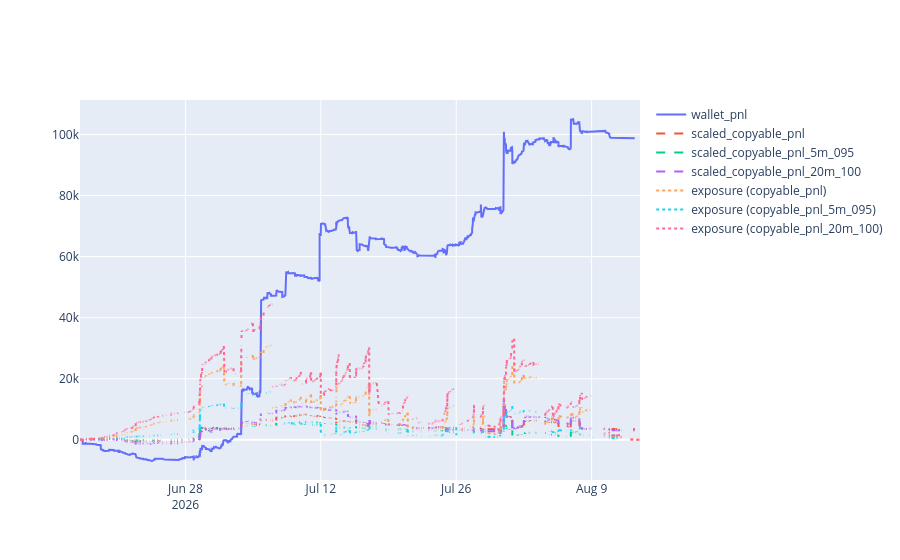

The notebook cell this image was saved under:
### Code cell
# ── exposure + PnL over time, per copyable variant ────────────────────────────
agg_dict = {"wallet_pnl": ("trade_pnl", "sum")}
agg_dict.update({f"scaled_{c}": (f"scaled_{c}", "sum") for c in COPYABLE_PNL_COLS})
agg_dict.update({f"scaled_{c}_exposure": (f"scaled_{c}_exposure", "sum") for c in COPYABLE_PNL_COLS})
df_plot = df.groupby("end_date_iso").agg(**agg_dict).reset_index()

df.sort_values("bucket", inplace=True)
df["wallet_pnl_cumsum"] = df["trade_pnl"].cumsum()
for c in COPYABLE_PNL_COLS:
    df[f"scaled_{c}_cumsum"] = df[f"scaled_{c}"].cumsum()

# exposure per variant: fills add exposure at buy time; positions resolve at
# EOD of end_date_iso (+1 day), releasing the exposure (negative delta).
variant_exposure = []
for c in COPYABLE_PNL_COLS:
    exp_col = f"scaled_{c}_exposure"

    resolution = df_plot[["end_date_iso", exp_col]].rename(columns={exp_col: "exposure_delta"})
    resolution["dt"] = pd.to_datetime(resolution["end_date_iso"]) + pd.Timedelta(days=1)
    resolution["exposure_delta"] = -resolution["exposure_delta"]
    resolution["variant"] = c

    buy = df[["bucket", exp_col]].rename(columns={"bucket": "dt", exp_col: "exposure_delta"})
    buy["variant"] = c

    variant_exposure.append(
        pd.concat(
            [resolution[["dt", "variant", "exposure_delta"]], buy[["dt", "variant", "exposure_delta"]]],
            ignore_index=True,
        )
    )

df_exposure = pd.concat(variant_exposure, ignore_index=True)
df_exposure.sort_values("dt", inplace=True)
df_exposure["exposure"] = df_exposure.groupby("variant")["exposure_delta"].cumsum()

import plotly.graph_objects as go

fig = go.Figure()

fig.add_trace(go.Scatter(
    x=df["bucket"],
    y=df["wallet_pnl_cumsum"],
    mode="lines",
    name="wallet_pnl",
))

for c in COPYABLE_PNL_COLS:
    fig.add_trace(go.Scatter(
        x=df["bucket"],
        y=df[f"scaled_{c}_cumsum"],
        mode="lines",
        name=f"scaled_{c}",
        line=dict(dash="dash"),
    ))

for c in COPYABLE_PNL_COLS:
    exp_df = df_exposure[df_exposure["variant"] == c]
    fig.add_trace(go.Scatter(
        x=exp_df["dt"],
        y=exp_df["exposure"],
        mode="lines",
        name=f"exposure ({c})",
        line=dict(dash="dot"),
    ))

fig.show()

### Figure 1 — Plotly figure (JSON) as saved in the notebook; plotly's stock layout.template omitted (floating-point values rounded to 4 significant figures; data arrays with more than 128 entries replaced by an {"elided": "..."} marker saying what was removed)
{"data": [{"mode": "lines", "name": "wallet_pnl", "type": "scatter", "x": {"elided": "12116 str values"}, "y": {"elided": "12116 float values"}}, {"line": {"dash": "dash"}, "mode": "lines", "name": "scaled_copyable_pnl", "type": "scatter", "x": {"elided": "12116 str values"}, "y": {"elided": "12116 float values"}}, {"line": {"dash": "dash"}, "mode": "lines", "name": "scaled_copyable_pnl_5m_095", "type": "scatter", "x": {"elided": "12116 str values"}, "y": {"elided": "12116 float values"}}, {"line": {"dash": "dash"}, "mode": "lines", "name": "scaled_copyable_pnl_20m_100", "type": "scatter", "x": {"elided": "12116 str values"}, "y": {"elided": "12116 float values"}}, {"line": {"dash": "dot"}, "mode": "lines", "name": "exposure (copyable_pnl)", "type": "scatter", "x": {"elided": "12160 str values"}, "y": {"elided": "12160 float values"}}, {"line": {"dash": "dot"}, "mode": "lines", "name": "exposure (copyable_pnl_5m_095)", "type": "scatter", "x": {"elided": "12160 str values"}, "y": {"elided": "12160 float values"}}, {"line": {"dash": "dot"}, "mode": "lines", "name": "exposure (copyable_pnl_20m_100)", "type": "scatter", "x": {"elided": "12160 str values"}, "y": {"elided": "12160 float values"}}], "layout": {}}
